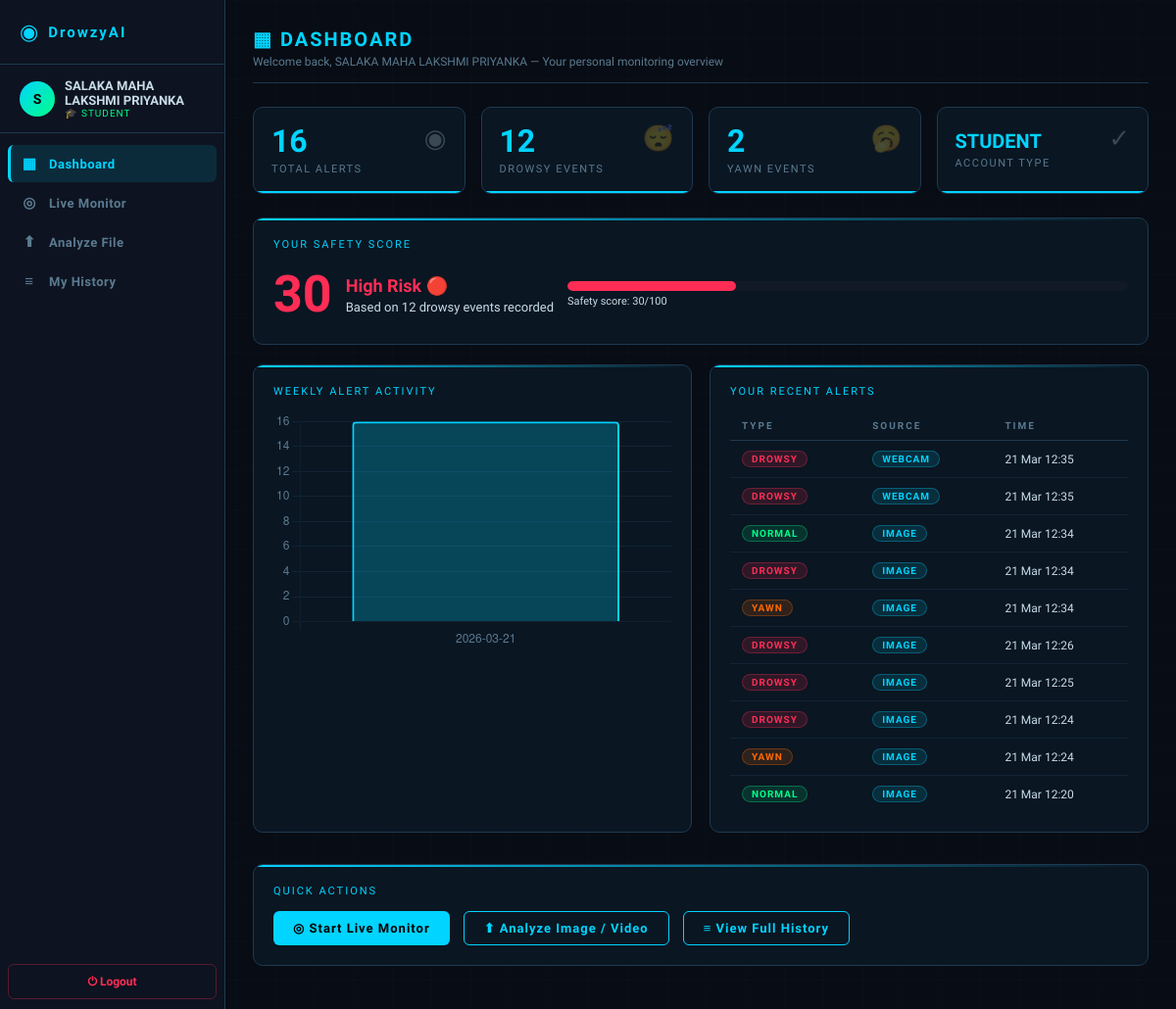
The page /dashboard (signed in) on the database as committed earlier.
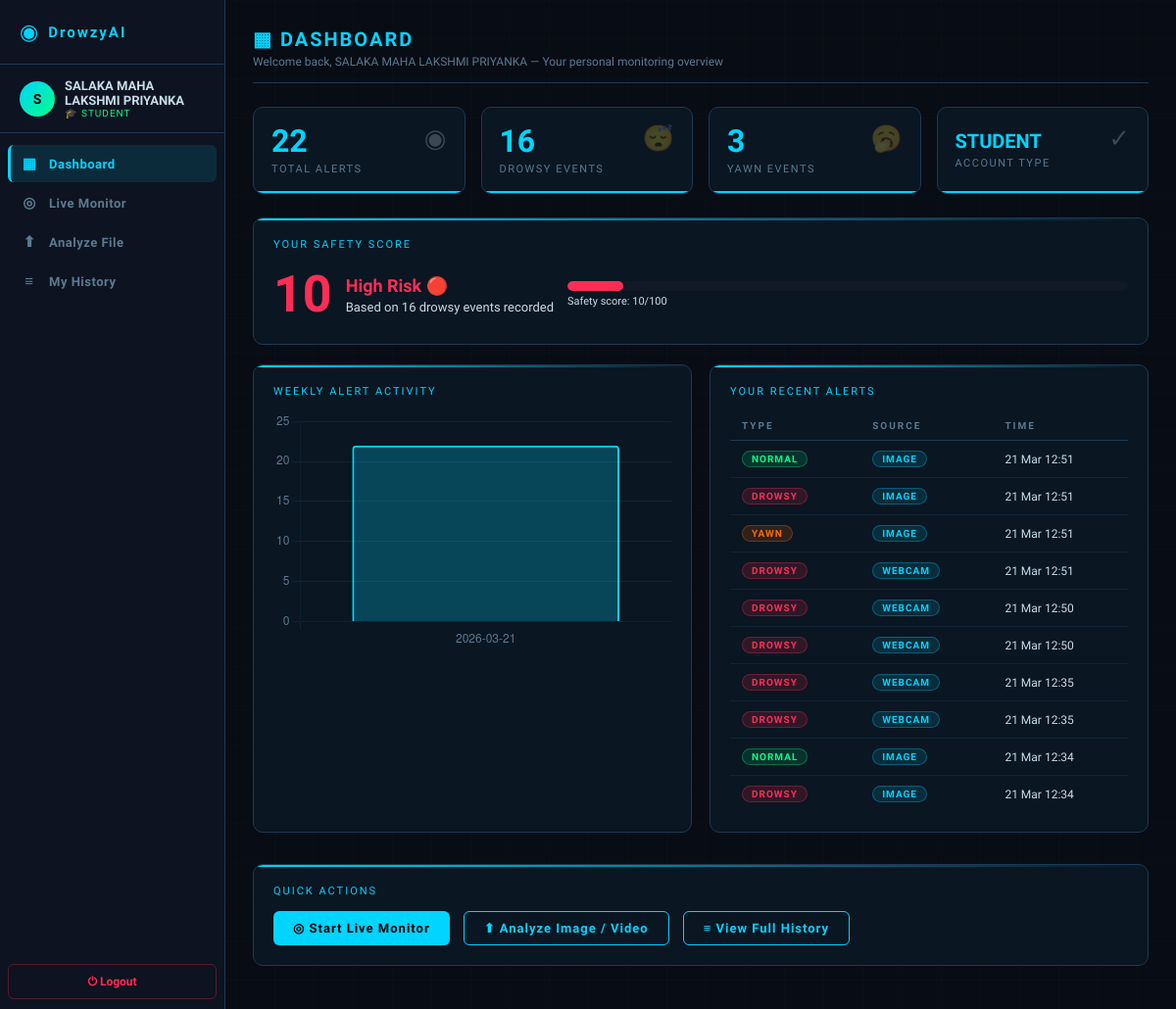
The same page on the database as committed later.
### models/user.py (models this page shows)
class AlertLog(db.Model):
    __tablename__ = 'alert_logs'
    id = db.Column(db.Integer, primary_key=True)
    user_id = db.Column(db.Integer, db.ForeignKey('users.id'), nullable=True)
    alert_type = db.Column(db.String(50))
    source = db.Column(db.String(20))
    confidence = db.Column(db.Float, nullable=True)
    snapshot_path = db.Column(db.String(200), nullable=True)
    timestamp = db.Column(db.DateTime, default=datetime.utcnow)
    details = db.Column(db.Text, nullable=True)

### routes/main_routes.py (the view)
@main_bp.route('/dashboard')
@login_required
def dashboard():
    week_ago = datetime.utcnow() - timedelta(days=7)
    if current_user.role == 'admin':
        total_logs   = AlertLog.query.count()
        drowsy_logs  = AlertLog.query.filter_by(alert_type='DROWSY').count()
        yawn_logs    = AlertLog.query.filter_by(alert_type='YAWN').count()
        recent_logs  = AlertLog.query.order_by(AlertLog.timestamp.desc()).limit(10).all()
        all_users_count  = User.query.count()
        all_alerts_count = total_logs
        all_drowsy_count = drowsy_logs
        students_count   = User.query.filter_by(role='student').count()
        rows = db.session.query(
            func.date(AlertLog.timestamp).label('date'),
            func.count(AlertLog.id).label('count')
        ).filter(AlertLog.timestamp >= week_ago)\
         .group_by(func.date(AlertLog.timestamp)).all()
        users = User.query.all()
        user_stats = []
        for u in users:
            user_stats.append({
                'user':   u,
                'total':  AlertLog.query.filter_by(user_id=u.id).count(),
                'drowsy': AlertLog.query.filter_by(user_id=u.id, alert_type='DROWSY').count(),
                'yawn':   AlertLog.query.filter_by(user_id=u.id, alert_type='YAWN').count(),
            })
    else:
        total_logs   = AlertLog.query.filter_by(user_id=current_user.id).count()
        drowsy_logs  = AlertLog.query.filter_by(user_id=current_user.id, alert_type='DROWSY').count()
        yawn_logs    = AlertLog.query.filter_by(user_id=current_user.id, alert_type='YAWN').count()
        recent_logs  = AlertLog.query.filter_by(user_id=current_user.id)\
                         .order_by(AlertLog.timestamp.desc()).limit(10).all()
        all_users_count  = 0
        all_alerts_count = 0
        all_drowsy_count = 0
        students_count   = 0
        user_stats       = []
        rows = db.session.query(
            func.date(AlertLog.timestamp).label('date'),
            func.count(AlertLog.id).label('count')
        ).filter(
            AlertLog.user_id == current_user.id,
            AlertLog.timestamp >= week_ago
        ).group_by(func.date(AlertLog.timestamp)).all()
    weekly = [{'date': str(r.date), 'count': int(r.count)} for r in rows]
    return render_template('dashboard.html',
        total_logs=total_logs,
        drowsy_logs=drowsy_logs,
        yawn_logs=yawn_logs,
        recent_logs=recent_logs,
        weekly=weekly,
        all_users_count=all_users_count,
        all_alerts_count=all_alerts_count,
        all_drowsy_count=all_drowsy_count,
        students_count=students_count,
        user_stats=user_stats
    )

### models/user.py (called while the page is built)
@login_manager.user_loader
def load_user(user_id):
    return User.query.get(int(user_id))

### templates/dashboard.html (shortened to what the changed rows need)
{% extends 'base.html' %}
{% block content %}
{% if current_user.role == 'admin' %}
<div class="page-header animate-in">
  <div class="page-title">◈ ADMIN DASHBOARD</div>
  <div class="page-sub">System-wide overview — all users and all alerts</div>
</div>
<div class="stat-grid animate-in">
  <div class="stat-card" style="--stat-color:var(--accent)">
    <span class="stat-icon">👥</span>
    <div class="stat-value">{{ all_users_count }}</div>
    <div class="stat-label">Total Users</div>
  </div>
  <div class="stat-card" style="--stat-color:var(--danger)">
    <span class="stat-icon">⚠</span>
    <div class="stat-value">{{ all_alerts_count }}</div>
    <div class="stat-label">System Alerts</div>
  </div>
  <div class="stat-card" style="--stat-color:var(--warn)">
    <span class="stat-icon">😴</span>
    <div class="stat-value">{{ all_drowsy_count }}</div>
    <div class="stat-label">Total Drowsy</div>
  </div>
  <div class="stat-card" style="--stat-color:var(--accent2)">
    <span class="stat-icon">🎓</span>
    <div class="stat-value">{{ students_count }}</div>
    <div class="stat-label">Students</div>
  </div>
</div>
<div class="card animate-in" style="margin-bottom:20px">
  <div class="info-title">USER ALERT BREAKDOWN</div>
  <table class="data-table">
    <thead>
      <tr>
        <th>Student Name</th>
        <th>Email</th>
        <th>Total</th>
        <th>Drowsy</th>
        <th>Yawn</th>
        <th>Face</th>
        <th>Joined</th>
      </tr>
    </thead>
    <tbody>
      {% for stat in user_stats %}
      <tr>
        <td style="font-weight:700">
          <div class="user-avatar" style="width:26px;height:26px;font-size:11px;display:inline-flex;margin-right:8px;vertical-align:middle">
            {{ stat.user.name[0].upper() }}
          </div>
          {{ stat.user.name }}
        </td>
        <td style="color:var(--text-dim);font-size:12px">{{ stat.user.email }}</td>
        <td style="font-family:'Orbitron',monospace;color:var(--accent);font-weight:700">{{ stat.total }}</td>
        <td style="font-family:'Orbitron',monospace;color:var(--danger);font-weight:700">{{ stat.drowsy }}</td>
        <td style="font-family:'Orbitron',monospace;color:var(--warn);font-weight:700">{{ stat.yawn }}</td>
        <td>
          {% if stat.user.face_image %}
            <span class="badge badge-success">✓ YES</span>
          {% else %}
            <span class="badge badge-danger">✗ NO</span>
          {% endif %}
        </td>
        <td style="font-size:11px;color:var(--text-dim)">{{ stat.user.created_at.strftime('%d %b %Y') }}</td>
      </tr>
      {% endfor %}
    </tbody>
  </table>
</div>
<div class="grid-2 animate-in">
  <div class="card">
    <div class="info-title">SYSTEM WEEKLY ACTIVITY</div>
    {% if weekly %}
    <canvas id="weeklyChart" height="180"></canvas>
    {% else %}
    <div class="text-center text-dim" style="padding:40px 0">No data yet</div>
    {% endif %}
  </div>
  <div class="card">
    <div class="info-title">RECENT ALERTS — ALL USERS</div>
    {% if recent_logs %}
    <table class="data-table">
      <thead>
        <tr><th>User</th><th>Type</th><th>Source</th><th>Time</th></tr>
      </thead>
      <tbody>
        {% for log in recent_logs %}
        <tr>
          <td style="font-size:12px;font-weight:600">{{ log.user.name if log.user else 'N/A' }}</td>
          <td>
            {% if log.alert_type == 'DROWSY' %}<span class="badge badge-danger">DROWSY</span>
            {% elif log.alert_type == 'YAWN'  %}<span class="badge badge-warning">YAWN</span>
            {% elif log.alert_type == 'NORMAL'%}<span class="badge badge-success">NORMAL</span>
            {% else %}<span class="badge badge-info">{{ log.alert_type }}</span>{% endif %}
          </td>
          <td><span class="badge badge-info">{{ log.source }}</span></td>
          <td style="font-size:11px;color:var(--text-dim)">{{ log.timestamp.strftime('%d %b %H:%M') }}</td>
        </tr>
        {% endfor %}
      </tbody>
    </table>
    {% else %}
    <div class="text-center text-dim" style="padding:30px">No alerts yet</div>
    {% endif %}
  </div>
</div>
<div class="card animate-in">
  <div class="info-title">QUICK ACTIONS</div>
  <div class="d-flex gap-2" style="flex-wrap:wrap">
    <a href="{{ url_for('main.admin') }}"   class="btn btn-primary">◈ Full Admin Panel</a>
    <a href="{{ url_for('main.webcam') }}"  class="btn btn-outline">◎ Live Monitor</a>
    <a href="{{ url_for('main.history') }}" class="btn btn-outline">≡ Alert History</a>
  </div>
</div>
{% else %}
<div class="page-header animate-in">
  <div class="page-title">▦ DASHBOARD</div>
  <div class="page-sub">Welcome back, {{ current_user.name }} — Your personal monitoring overview</div>
</div>
<div class="stat-grid animate-in">
  <div class="stat-card" style="--stat-color:var(--accent)">
    <span class="stat-icon">◉</span>
    <div class="stat-value">{{ total_logs }}</div>
    <div class="stat-label">Total Alerts</div>
  </div>
  <div class="stat-card" style="--stat-color:var(--danger)">
    <span class="stat-icon">😴</span>
    <div class="stat-value">{{ drowsy_logs }}</div>
    <div class="stat-label">Drowsy Events</div>
  </div>
  <div class="stat-card" style="--stat-color:var(--warn)">
    <span class="stat-icon">🥱</span>
    <div class="stat-value">{{ yawn_logs }}</div>
    <div class="stat-label">Yawn Events</div>
  </div>
  <div class="stat-card" style="--stat-color:var(--accent2)">
    <span class="stat-icon">✓</span>
    <div class="stat-value" style="font-size:20px;margin-top:6px">STUDENT</div>
    <div class="stat-label">Account Type</div>
  </div>
</div>
<div class="card animate-in" style="margin-bottom:20px">
  <div class="info-title">YOUR SAFETY SCORE</div>
  <div class="d-flex align-center gap-2" style="flex-wrap:wrap">
    {% if total_logs == 0 %}
      {% set score = 100 %}
    {% elif drowsy_logs == 0 %}
      {% set score = 90 %}
    {% elif drowsy_logs <= 3 %}
      {% set score = 70 %}
    {% elif drowsy_logs <= 7 %}
      {% set score = 50 %}
    {% elif drowsy_logs <= 12 %}
      {% set score = 30 %}
    {% else %}
      {% set score = 10 %}
    {% endif %}
    <div style="font-family:'Orbitron',monospace;font-size:52px;font-weight:900;
      color:{% if score >= 80 %}var(--accent2){% elif score >= 50 %}var(--warn){% else %}var(--danger){% endif %}">
      {{ score }}
    </div>
    <div>
      <div style="font-size:18px;font-weight:700;
        color:{% if score >= 80 %}var(--accent2){% elif score >= 50 %}var(--warn){% else %}var(--danger){% endif %}">
        {% if score >= 80 %}Safe Driver 🟢
        {% elif score >= 50 %}Moderate Risk 🟡
        {% else %}High Risk 🔴{% endif %}
      </div>
      <div style="color:var(--text-dim);font-size:13px;margin-top:4px">
        Based on {{ drowsy_logs }} drowsy events recorded
      </div>
    </div>
    <div style="flex:1;min-width:200px">
      <div style="background:var(--bg3);border-radius:6px;height:10px;overflow:hidden">
        <div style="height:10px;border-radius:6px;width:{{ score }}%;transition:width 1s;
          background:{% if score >= 80 %}var(--accent2){% elif score >= 50 %}var(--warn){% else %}var(--danger){% endif %}">
        </div>
      </div>
      <div style="font-size:11px;color:var(--text-dim);margin-top:4px">Safety score: {{ score }}/100</div>
    </div>
  </div>
</div>
<div class="grid-2 animate-in">
  <div class="card">
    <div class="info-title">WEEKLY ALERT ACTIVITY</div>
    {% if weekly %}
    <canvas id="weeklyChart" height="180"></canvas>
    {% else %}
    <div class="text-center text-dim" style="padding:40px 0">
      <div style="font-size:32px;margin-bottom:8px">📊</div>
      No data yet — start monitoring!
    </div>
    {% endif %}
  </div>
  <div class="card">
    <div class="info-title">YOUR RECENT ALERTS</div>
    {% if recent_logs %}
    <table class="data-table">
      <thead>
        <tr><th>Type</th><th>Source</th><th>Time</th></tr>
      </thead>
      <tbody>
        {% for log in recent_logs %}
        <tr>
          <td>
            {% if log.alert_type == 'DROWSY' %}<span class="badge badge-danger">DROWSY</span>
            {% elif log.alert_type == 'YAWN'  %}<span class="badge badge-warning">YAWN</span>
            {% elif log.alert_type == 'NORMAL'%}<span class="badge badge-success">NORMAL</span>
            {% else %}<span class="badge badge-info">{{ log.alert_type }}</span>{% endif %}
          </td>
          <td><span class="badge badge-info">{{ log.source }}</span></td>
          <td style="font-size:12px;color:var(--text-dim)">
            {{ log.timestamp.strftime('%d %b %H:%M') }}
          </td>
        </tr>
        {% endfor %}
      </tbody>
    </table>
    {% else %}
    <div class="text-center text-dim" style="padding:30px">
      <div style="font-size:28px;margin-bottom:8px">🎯</div>
      No alerts yet. Start monitoring!
    </div>
    {% endif %}
  </div>
</div>
<div class="card mt-2 animate-in">
  <div class="info-title">QUICK ACTIONS</div>
  <div class="d-flex gap-2" style="flex-wrap:wrap">
    <a href="{{ url_for('main.webcam') }}"  class="btn btn-primary">◎ Start Live Monitor</a>
    <a href="{{ url_for('main.upload') }}"  class="btn btn-outline">⬆ Analyze Image / Video</a>
    <a href="{{ url_for('main.history') }}" class="btn btn-outline">≡ View Full History</a>
  </div>
</div>
{% endif %}
{% endblock %}
{% block scripts %}
<script>
const weeklyData = {{ weekly | tojson }};
if (weeklyData && weeklyData.length > 0) {
  const labels = weeklyData.map(d => d.date || '');
  const counts  = weeklyData.map(d => d.count || 0);
  new Chart(document.getElementById('weeklyChart'), {
    type: 'bar',
    data: {
      labels: labels,
      datasets: [{
        label: 'Alerts',
        data: counts,
        backgroundColor: 'rgba(0,212,255,0.25)',
        borderColor: '#00d4ff',
        borderWidth: 2,
        borderRadius: 4
      }]
    },
    options: {
      responsive: true,
      plugins: { legend: { display: false } },
      scales: {
        x: { ticks: { color: '#5a7a90' }, grid: { color: 'rgba(30,58,82,0.4)' } },
        y: { ticks: { color: '#5a7a90' }, grid: { color: 'rgba(30,58,82,0.4)' }, beginAtZero: true }
      }
    }
  });
}
</script>
{% endblock %}

Rows that differ between the two databases and show on the page:
no longer on this page (row unchanged): AlertLog: alert_type "YAWN", source "IMAGE", timestamp "21 Mar 12:34"
no longer on this page (row unchanged): AlertLog: alert_type "DROWSY", source "IMAGE", timestamp "21 Mar 12:26"
no longer on this page (row unchanged): AlertLog: alert_type "DROWSY", source "IMAGE", timestamp "21 Mar 12:25"
no longer on this page (row unchanged): AlertLog: alert_type "DROWSY", source "IMAGE", timestamp "21 Mar 12:24"
no longer on this page (row unchanged): AlertLog: alert_type "YAWN", source "IMAGE", timestamp "21 Mar 12:24"
no longer on this page (row unchanged): AlertLog: alert_type "NORMAL", source "IMAGE", timestamp "21 Mar 12:20"
added AlertLog: alert_type "NORMAL", source "IMAGE", timestamp "21 Mar 12:51"
added AlertLog: alert_type "DROWSY", source "IMAGE", timestamp "21 Mar 12:51"
added AlertLog: alert_type "YAWN", source "IMAGE", timestamp "21 Mar 12:51"
added AlertLog: alert_type "DROWSY", source "WEBCAM", timestamp "21 Mar 12:51"
added AlertLog: alert_type "DROWSY", source "WEBCAM", timestamp "21 Mar 12:50"
added AlertLog: alert_type "DROWSY", source "WEBCAM", timestamp "21 Mar 12:50"
Other text that changed with them:
{{ total_logs }}: "16" → "22"
{{ drowsy_logs }}: "12" → "16"
{{ yawn_logs }}: "2" → "3"
{{ score }}: "30" → "10"
{{ score }}: 30 → 10 (drawn)
chart data {{ weekly | tojson }}: [{"count": 16, "date": "2026-03-21"}] → [{"count": 22, "date": "2026-03-21"}]
